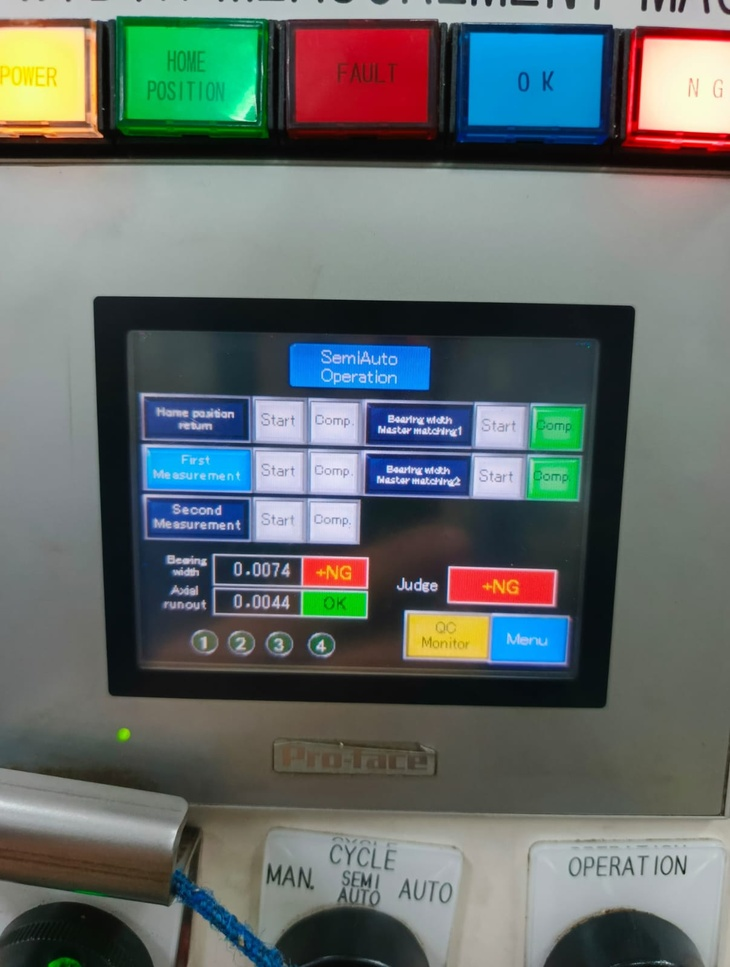
#> input picture uas/foto.jpg, 730 x 967 px, shrunk from 1207 x 1600 before the run
$ python uas.py
#> lines starting #> are read from the running program, lines starting #| are printed output that depends on the picture
import numpy as np
import cv2
import matplotlib.pyplot as plt
from sklearn.cluster import KMeans

# Load the image
image = cv2.imread('foto.jpg')  # Replace 'image_path.jpg' with the path to your image
#> image is the input picture: shape (967, 730, 3); mean B, G, R 106.5, 108.2, 99.6
image = cv2.cvtColor(image, cv2.COLOR_BGR2RGB)
plt.imshow(image)
plt.title("Original Image")
plt.show()

# Reshape the image to a 2D array of pixels
pixel_values = image.reshape((-1, 3))
pixel_values = np.float32(pixel_values)

# Define criteria, number of clusters(K) and apply KMeans
k = 7  # Change this value for different number of clusters
criteria = (cv2.TERM_CRITERIA_EPS + cv2.TERM_CRITERIA_MAX_ITER, 100, 0.2)
_, labels, centers = cv2.kmeans(pixel_values, k, None, criteria, 10, cv2.KMEANS_RANDOM_CENTERS)
#> centers = [[193.6, 27.57, 33.81], [150.2, 156.1, 152.2], [204, 203.3, 192], [9.01, 143.5, 223.4], [90.47, 93.42, 90.43], [28.86, 35.82, 38.38], [9.7, 191.4, 89.06]]

# Convert back to 8 bit values
centers = np.uint8(centers)
#> centers = [[193, 27, 33], [150, 156, 152], [203, 203, 192], [9, 143, 223], [90, 93, 90], [28, 35, 38], [9, 191, 89]]
segmented_image = centers[labels.flatten()]

# Reshape back to the original image dimension
segmented_image = segmented_image.reshape(image.shape)
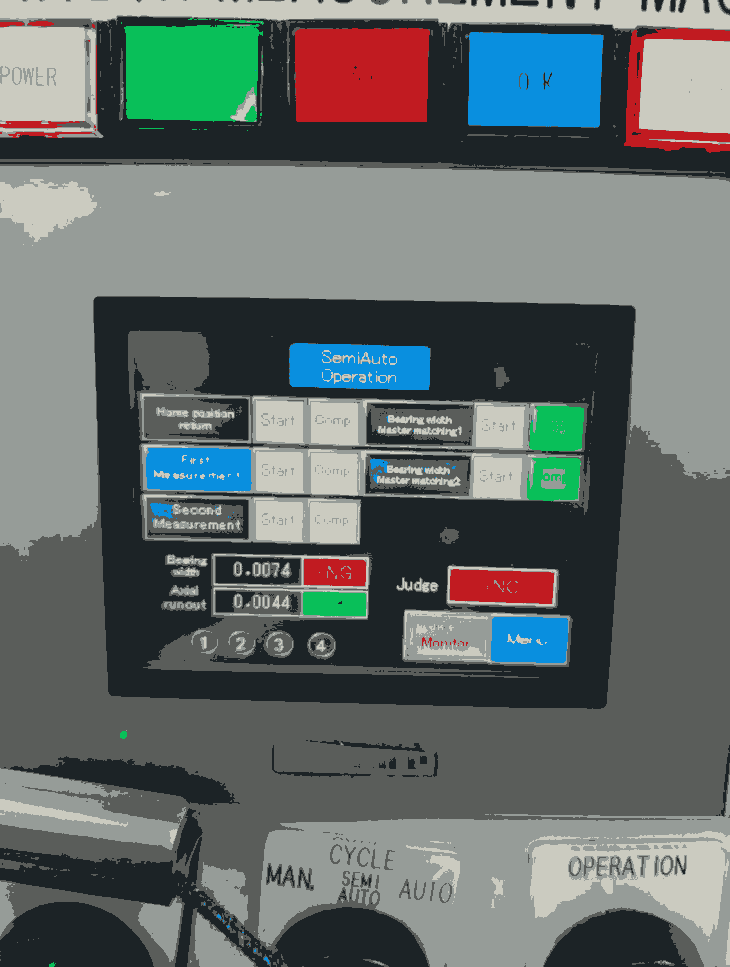
#> segmented_image: shape (967, 730, 3); mean R, G, B 99.1, 107.7, 106.2
plt.imshow(segmented_image)
plt.title("Segmented Image")
plt.show()

# Display the clusters
labels = labels.flatten()
segmented_images = []
for i in range(k):
    masked_image = np.copy(image)
    masked_image = masked_image.reshape((-1, 3))
    masked_image[labels != i] = [0, 0, 0]
    masked_image = masked_image.reshape(image.shape)
    segmented_images.append(masked_image)
    plt.imshow(masked_image)
    plt.title(f"Cluster {i+1}")
    plt.show()
#> this loop made 7 passes
#> pass 1, `masked_image = masked_image.reshape(image.shape)`:
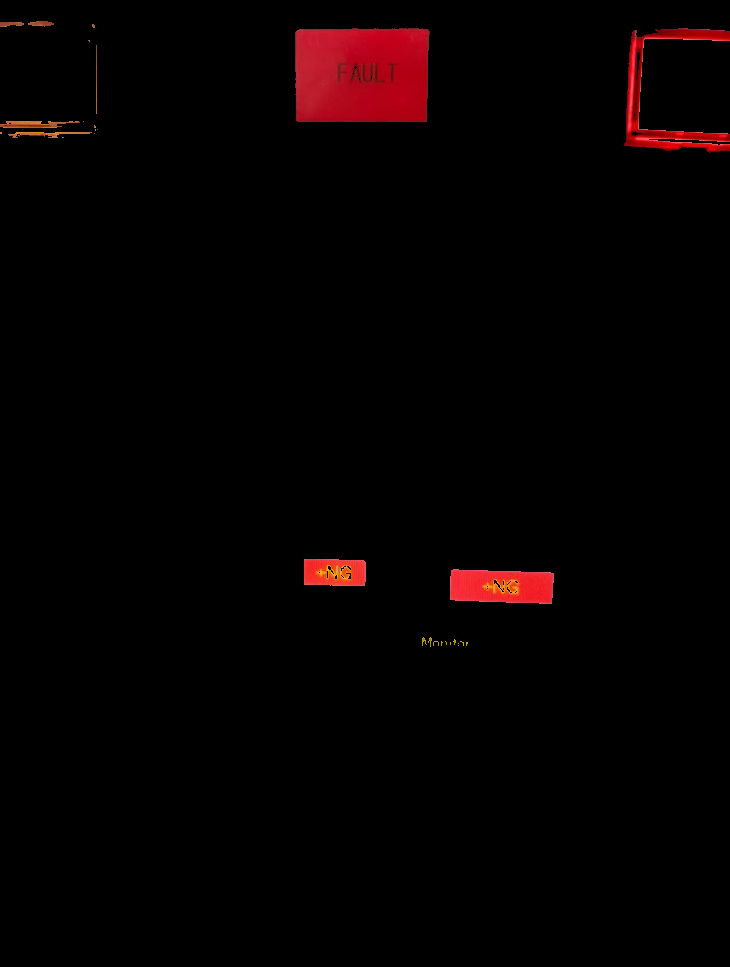
#> masked_image: shape (967, 730, 3); mean R, G, B 6, 0.9, 1
#> pass 2, `masked_image = masked_image.reshape(image.shape)`:
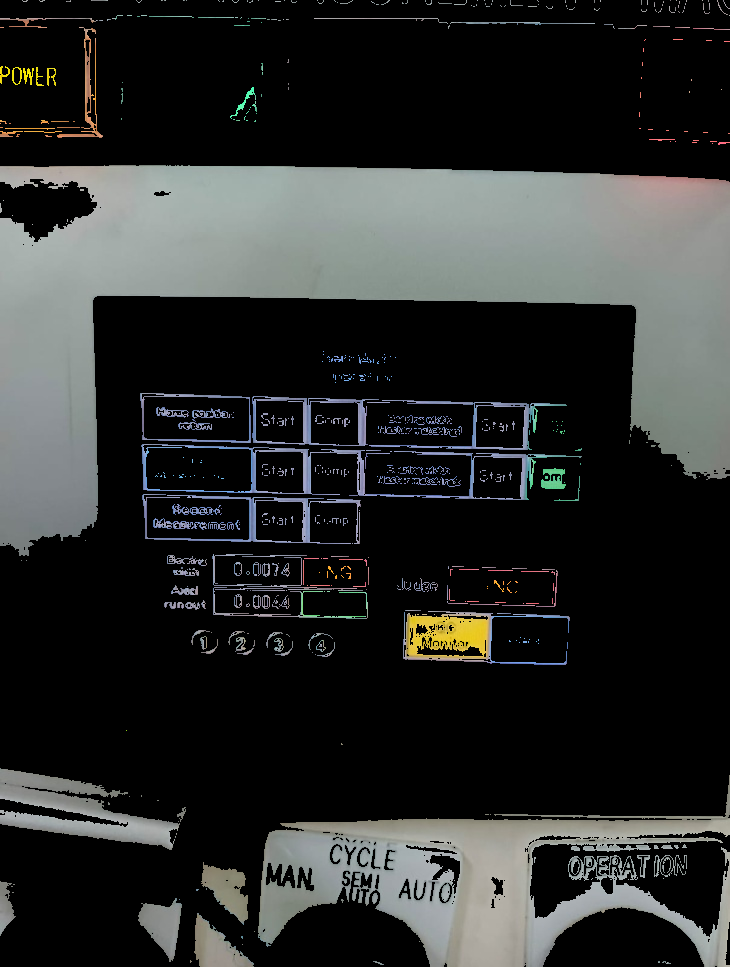
#> masked_image: shape (967, 730, 3); mean R, G, B 43.3, 45, 43.9
#> pass 3, `masked_image = masked_image.reshape(image.shape)`:
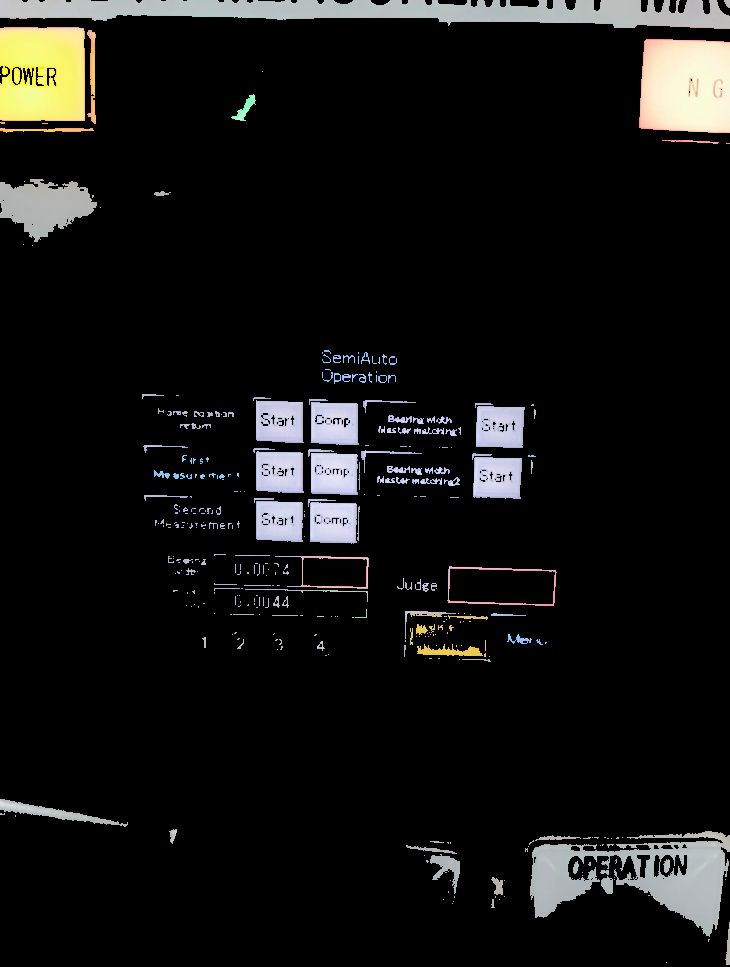
#> masked_image: shape (967, 730, 3); mean R, G, B 19.3, 19.3, 18.2
#> after the loop:
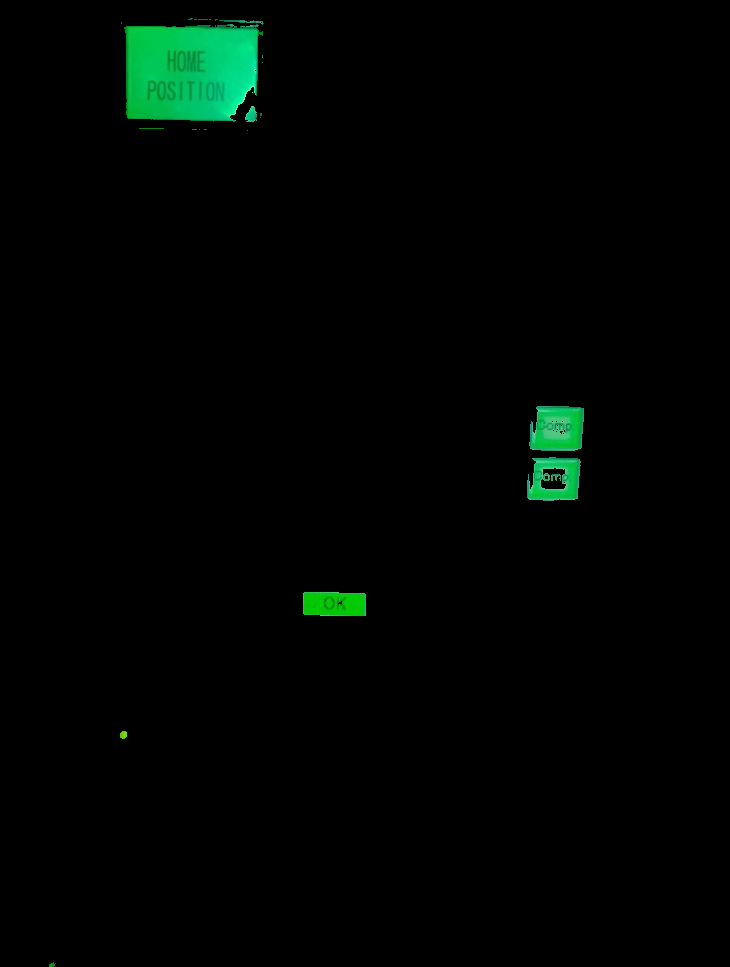
#> masked_image: shape (967, 730, 3); mean R, G, B 0.2, 4.8, 2.2
#> after the loop, segmented_images = 7 items
